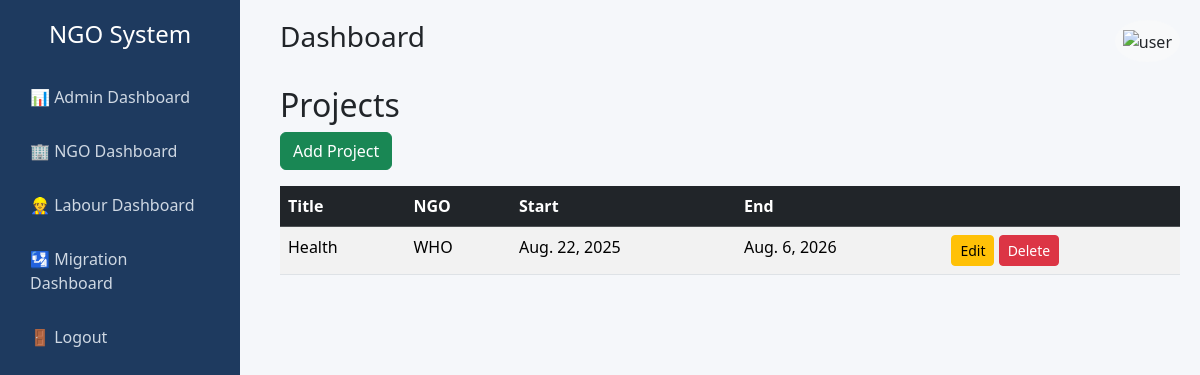
The page /projects/ (signed in) on the database as committed earlier.
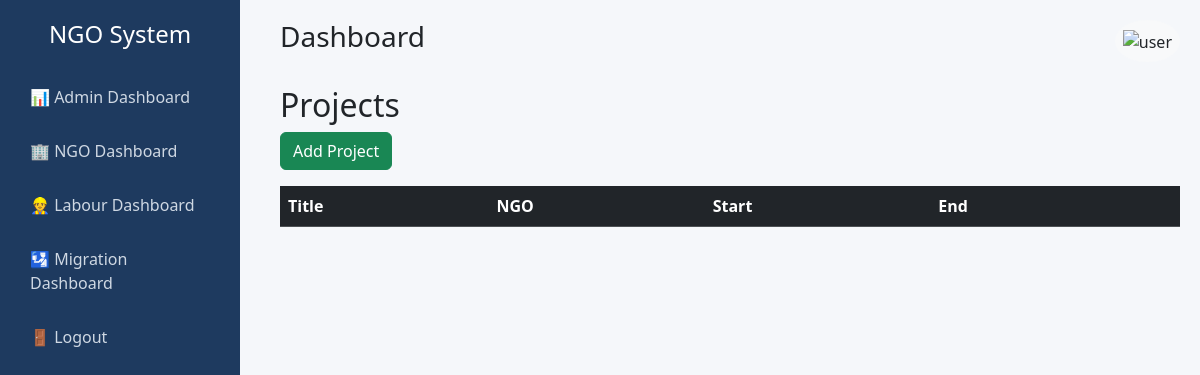
The same page on the database as committed later.
### core/models.py (models this page shows, shortened)
class Project(models.Model):
    STATUS_CHOICES = [
        ("active", "Active"),
        ("inactive", "Inactive"),
    ]
    ngo = models.ForeignKey(NGO, on_delete=models.CASCADE, related_name="projects")
    title = models.CharField(max_length=200)
    description = models.TextField(blank=True)
    start_date = models.DateField()
    end_date = models.DateField(null=True, blank=True)
    status = models.CharField(max_length=10, choices=STATUS_CHOICES, default="active")
    created_at = models.DateTimeField(auto_now_add=True)

class NGO(models.Model):
    name = models.CharField(max_length=200, unique=True)
    description = models.TextField(blank=True)
    email = models.EmailField(max_length=254, blank=True, null=True)
    phone_number = models.CharField(max_length=20, blank=True, null=True)
    address = models.TextField(blank=True, null=True)
    area_manager = models.CharField(max_length=200, blank=True, null=True)
    website = models.URLField(blank=True, null=True)
    profile_picture = models.ImageField(upload_to='ngo_profiles/', blank=True, null=True)
    created_at = models.DateTimeField(auto_now_add=True)
    updated_at = models.DateTimeField(auto_now=True)  # tracks changes

### core/views.py (the view)
# urls.py: path("projects/", views.project_list, name="project_list"),
@login_required
def project_list(request):
    require_role(request.user, User.NGO, User.ADMIN)
    if request.user.role == User.NGO and hasattr(request.user, "ngo"):
        projects = Project.objects.filter(ngo=request.user.ngo).order_by("-start_date")
    else:
        projects = Project.objects.select_related("ngo").all().order_by("-start_date")
    return render(request, "core/projects/project_list.html", {"projects": projects})

### core/utils.py (called while the page is built)
def require_role(user, *roles):
    if user.is_superuser:
        return
    if user.role not in roles:
        raise PermissionDenied("You do not have permission for this action.")

### core/templates/core/projects/project_list.html (shortened to what this page needs)
{% extends "core/base.html" %}
{% block content %}
<h2>Projects</h2>
<a href="{% url 'project_create' %}" class="btn btn-success mb-3">Add Project</a>
<table class="table table-striped">
    <thead class="table-dark">
        <tr><th>Title</th><th>NGO</th><th>Start</th><th>End</th><th></th></tr>
    </thead>
    <tbody>
        {% for p in projects %}
        <tr>
            <td>{{ p.title }}</td>
            <td>{{ p.ngo.name }}</td>
            <td>{{ p.start_date }}</td>
            <td>{{ p.end_date }}</td>
            <td>
                <a href="{% url 'project_update' p.id %}" class="btn btn-sm btn-warning">Edit</a>
                <a href="{% url 'project_delete' p.id %}" class="btn btn-sm btn-danger">Delete</a>
            </td>
        </tr>
        {% endfor %}
    </tbody>
</table>
{% endblock %}

Rows that differ between the two databases and show on the page:
removed Project: title "Health", ngo.name "WHO", start_date "Aug. 22, 2025", end_date "Aug. 6, 2026"
